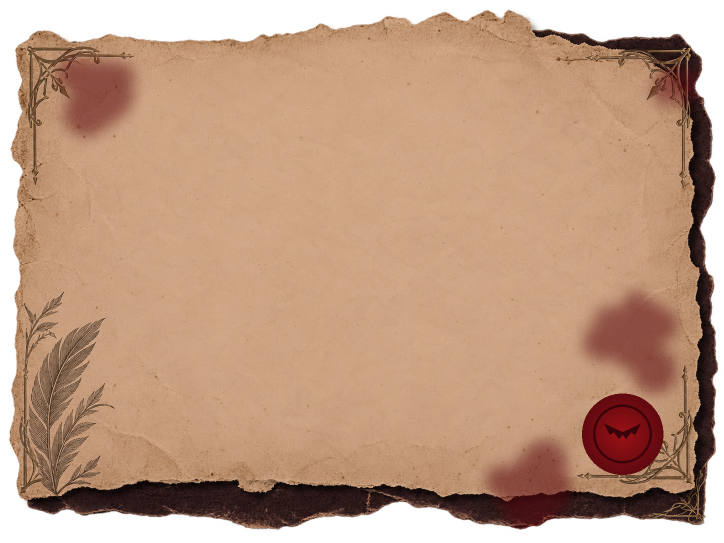
#> input picture Assets/HollowCurrent/Resources/UI/BloodLedger/Panel.png, 1448 x 1086 px (shown at 1/2 size)
$ python docui_panel_card.py
#> lines starting #> are read from the running program, lines starting #| are printed output that depends on the picture
#!/usr/bin/env python3
"""Builds Resources/UI/BloodLedger/PanelCard.png from the shipped Panel.png (piece fd-journal).

The castle journal / end card draw the torn-paper card as a nine-slice (Core/DocLayout.cs DocPanel). The middle row of Panel.png
(y 390..560) holds only plain paper and the torn left/right edges, but a tall card stretches it ~3x vertically, which smears the
paper fibres into streaks. This tool extends that row to three tiles (normal, mirrored, normal), so the seams with the rows above
and below stay exact and the stretch drops to about 1x. Output is 1448 x 1426; all constants in DocPanel assume it.
No new artwork: it is a rearrangement of Panel.png (same licence/provenance, see ASSET_LOG.md).
Run:  python3 tools/docui_panel_card.py
"""
from pathlib import Path
from PIL import Image, ImageOps

ROOT = Path(__file__).resolve().parents[1]
SRC = ROOT / "Assets/HollowCurrent/Resources/UI/BloodLedger/Panel.png"
DST = ROOT / "Assets/HollowCurrent/Resources/UI/BloodLedger/PanelCard.png"
ROW_T, ROW_B = 390, 560


def main():
    im = Image.open(SRC).convert("RGBA")
#> im is the input picture: PIL image 1448x1086 RGBA; mean R, G, B, A 156.3, 120.2, 95.4, 216.1
    w, h = im.size
#> w = 1448; h = 1086
    assert (w, h) == (1448, 1086), im.size
    top = im.crop((0, 0, w, ROW_T))
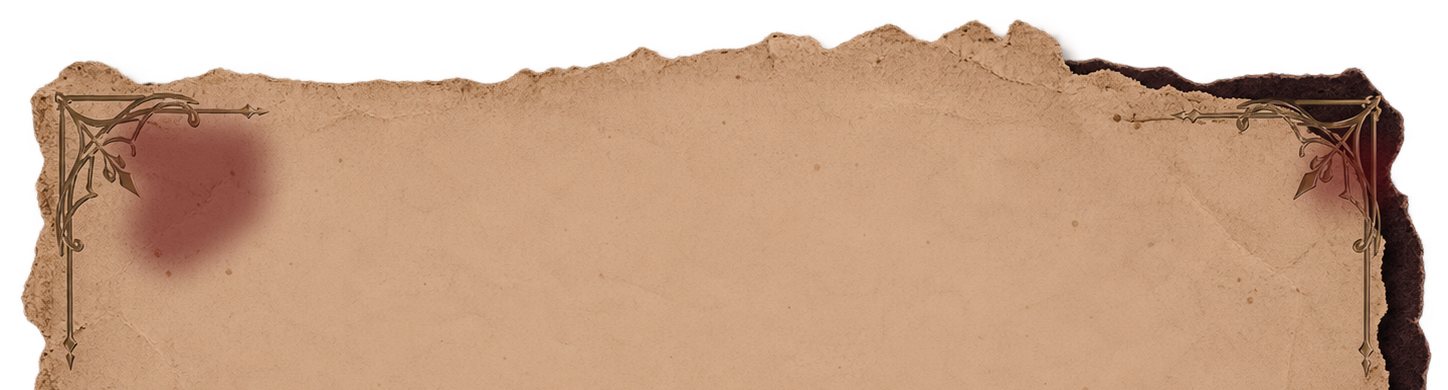
#> top: PIL image 1448x390 RGBA; mean R, G, B, A 153.6, 119.3, 94.2, 201.1; transparent parts drawn white
    mid = im.crop((0, ROW_T, w, ROW_B))
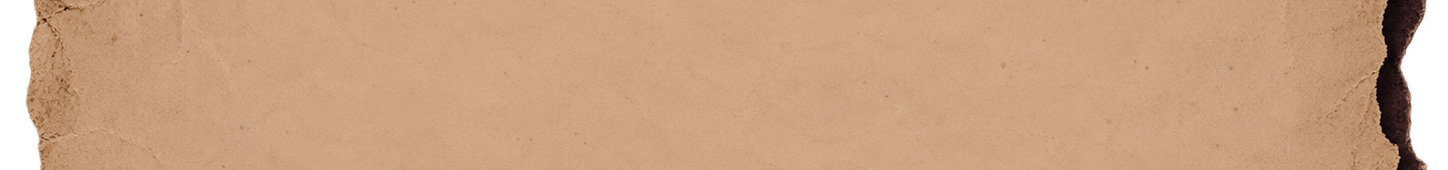
#> mid: PIL image 1448x170 RGBA; mean R, G, B, A 190.6, 151.4, 120.5, 240.6; transparent parts drawn white
    bot = im.crop((0, ROW_B, w, h))
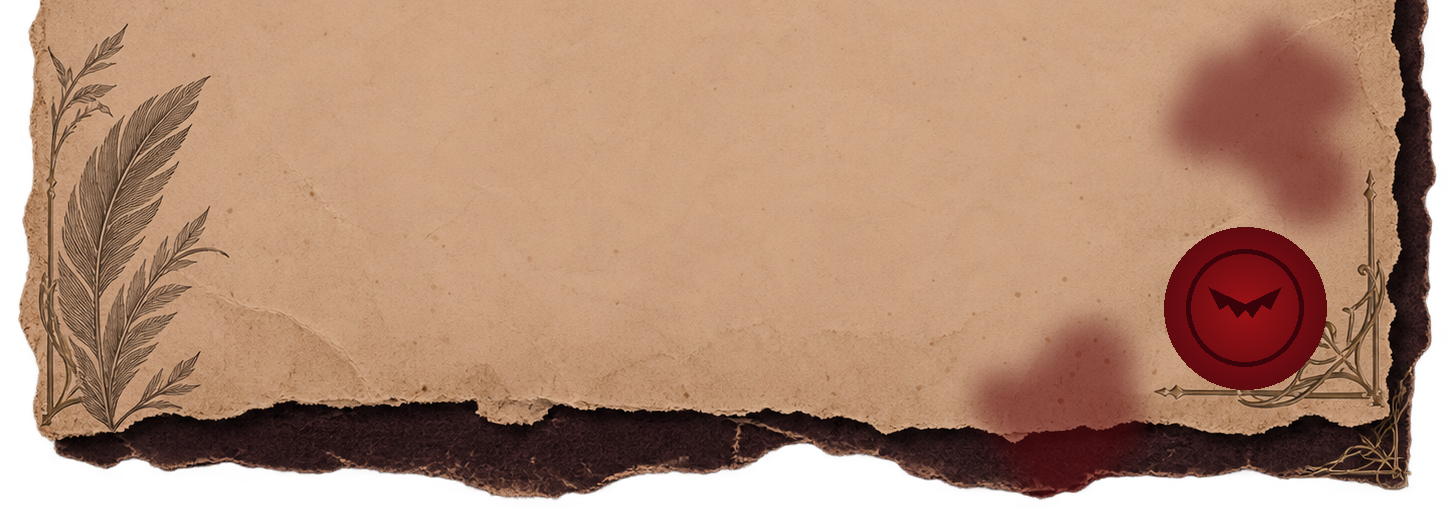
#> bot: PIL image 1448x526 RGBA; mean R, G, B, A 147.3, 110.8, 88.1, 219.3; transparent parts drawn white
    flip = ImageOps.flip(mid)
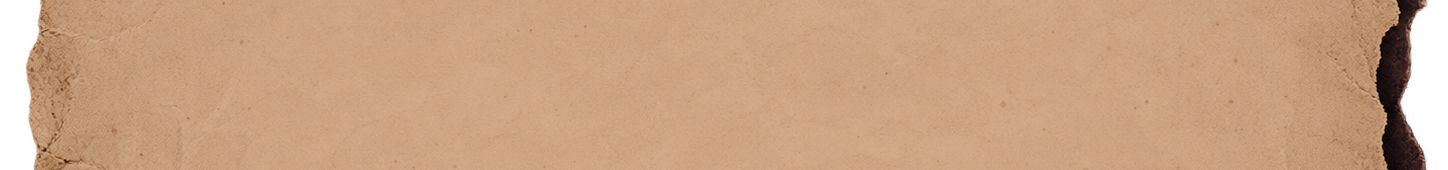
#> flip: PIL image 1448x170 RGBA; mean R, G, B, A 190.6, 151.4, 120.5, 240.6; transparent parts drawn white
    out = Image.new("RGBA", (w, h + 2 * (ROW_B - ROW_T)), (0, 0, 0, 0))
#> out: PIL image 1448x1426 RGBA; every value is 0
    y = 0
    for part in (top, mid, flip, mid, bot):
        out.paste(part, (0, y))
        y += part.height
#> this loop made 5 passes
#> y on passes 1 to 5: 390, 560, 730, 900, 1426
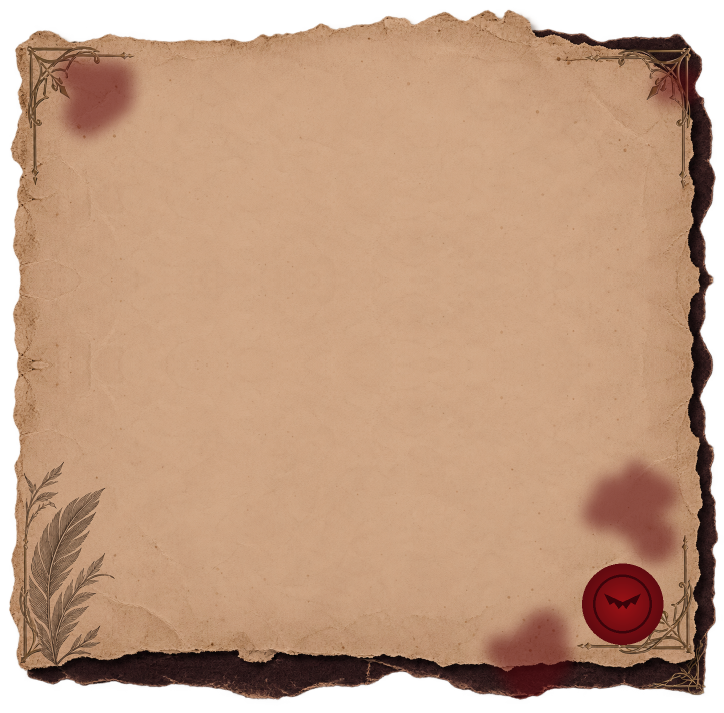
#> out: PIL image 1448x1426 RGBA (shown at 1/2 size); mean R, G, B, A 164.5, 127.6, 101.4, 222; transparent parts drawn white
#> after the loop, y = 1426
    out.save(DST, optimize=True)
    print("wrote", DST, out.size)
#| wrote Assets/HollowCurrent/Resources/UI/BloodLedger/PanelCard.png (1448, 1426)


if __name__ == "__main__":
    main()
